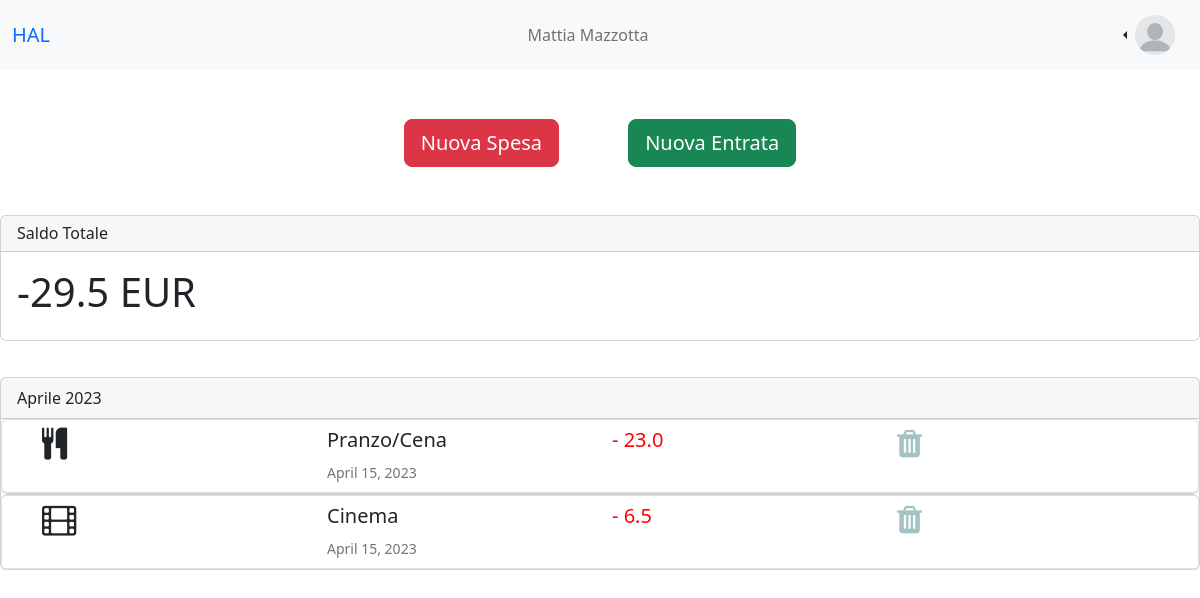
/MoneyManager/ (signed in), run on the app's committed database.
### MoneyManager/models.py (models this page shows, shortened)
class movimenti(models.Model):
    user_id = models.ForeignKey(settings.AUTH_USER_MODEL, on_delete=models.CASCADE)
    data = models.DateField()
    nome_icona = models.CharField(max_length=255)
    tipologia = models.CharField(max_length=2)
    cifra = models.FloatField()
    descrizione = models.CharField(max_length=255)

### MoneyManager/views.py (the view, shortened to what this page needs)
# urls.py: path('', views.index, name='index'),
def index(request):
    if  request.user.is_authenticated:
        list_mov = movimenti.objects.filter(user_id=request.user.id).order_by('-data').values()
        list_month = movimenti.objects.dates('data', 'month').filter(user_id=request.user.id)
        tot = calcola_totale(list_mov)
        form = MovimentiForm()
        return render(request, 'moneymanager.html', {'list_mov':list_mov, 'form':form, 'tot':tot, 'list_month':list_month})
    else:
        return redirect('login_user')

### MoneyManager/views.py (called while the page is built)
def calcola_totale(list_mov):
    totale = 0
    for x in list_mov:
        if x.get("tipologia") == "+":
            str_conc = x.get("tipologia") + str(x.get("cifra"))
            num = float(str_conc)
            totale = round(totale +  num, 2)
        elif x.get("tipologia") == "-":
            str_conc = x.get("tipologia") + str(x.get("cifra"))
            num = float(str_conc)
            totale = round(totale +  num, 2)
    return totale

### MoneyManager/templates/moneymanager.html (shortened to what this page needs)
<!DOCTYPE html>
<html>
<head>
{% load static %}
<link rel="stylesheet" href="{% static 'styles.css' %}">
<link rel="stylesheet" href="https://cdnjs.cloudflare.com/ajax/libs/font-awesome/4.7.0/css/font-awesome.min.css">
</head>
<body>
  {% if user.is_authenticated %}
  {% include 'nav_bar.html' %}
  <div class="container" role="main">
      <div  class="center-block text-center m-3">
        <button type="button" class="btn btn-danger btn-lg " style="margin:3%" id="rmButton">  Nuova Spesa  </button>
        <button type="button" class="btn btn-success btn-lg" style="margin:3%" id="addButton" >Nuova Entrata</button>
    </div>
  </div>
  <div class="card" style="margin-bottom:3%">
  <h6 class="card-header">Saldo Totale</h6>
  <div class="card-body">
    <h1 class="card-title">{{tot}} EUR </h1>
  </div>
</div>
{% for y in list_month%}
  <div class="card" style="" >
    <div  class = "card-header">
          {{ y.year }}
    </div>
    {%for x in list_mov %}
      {% if x.data.month == y.month %}
    <ul class="list-group list-group horizontal list-group-flash">
        <li class="list-group-item">
          <div class="container">
          <div class="row align-items-start ">
           <div class="col">
              <i class="{{x.nome_icona}}" aria-hidden="true"></i>
           </div>
           <div class="col">
              <h5 class="card-title"> {{x.descrizione}} </h5>
              <p class="card-text"><small class="text-muted">{{x.data}}</small></p>
           </div>
           <div class="col">
             {% if x.tipologia == '-' %}
               <h5 style="color:red"> {{x.tipologia}} {{x.cifra}}</h5>
             {% else %}
               <h5 style="color:green"> {{x.tipologia}} {{x.cifra}}</h5>
                {%endif%}
           </div>
           <div class="col ">
             <a href="delete/{{ x.id }}">
               <i class="fa fa-trash fa-2x" style="color: #a3c2c2"></i>
             </a>
           </div>
        </div>
      </div>
        </li>
    </ul>
    {% endif %}
    {% endfor %}
  </div>
{% endfor%}
  {% else %}
        <h1> Errore, devi effettuare il login..  </h1>
  {% endif %}
</body>
</html>

### login/templates/nav_bar.html (shortened to what this page needs)
{% load static %}
<link href="https://cdn.jsdelivr.net/npm/bootstrap@5.2.3/dist/css/bootstrap.min.css" rel="stylesheet">
<nav class="navbar navbar-expand-sm navbar-light sticky-top bg-light">
  <div class="container-fluid">
      <a class="navbar-brand" href="{% url 'home' %}">
        <span class="navbar-text text-left text-primary"> HAL   </span>
      </a>
         <span class="navbar-text text-center"> {{user.first_name}} {{user.last_name}}   </span>
         <div class="dropdown dropstart text-end">
           <button type="button" class="btn dropdown-toggle" data-bs-toggle="dropdown">
            <img src="{% static '/blank-profile-picture.png' %}" style="width:40px;" class="rounded-pill float-right">
          </button>
          </div>
  </div>
</nav>

### MoneyManager/static/styles.css (style rules this page uses)
* { box-sizing: border-box; }
body { font-family: Arial, Helvetica, sans-serif; }
.row { margin: 0 -5px; }
.row:after { content: ""; display: table; clear: both; }
#addButton { margin-right: 5%; }

### data on the page
movimenti: descrizione "Pranzo/Cena", data "April 15, 2023", tipologia "-", cifra "23.0"
movimenti: descrizione "Cinema", data "April 15, 2023", tipologia "-", cifra "6.5"

### other printed values
{{ user.first_name }} "Mattia"
{{ user.last_name }} "Mazzotta"
{{ tot }} "-29.5"
{{ y.year }} "2023"
